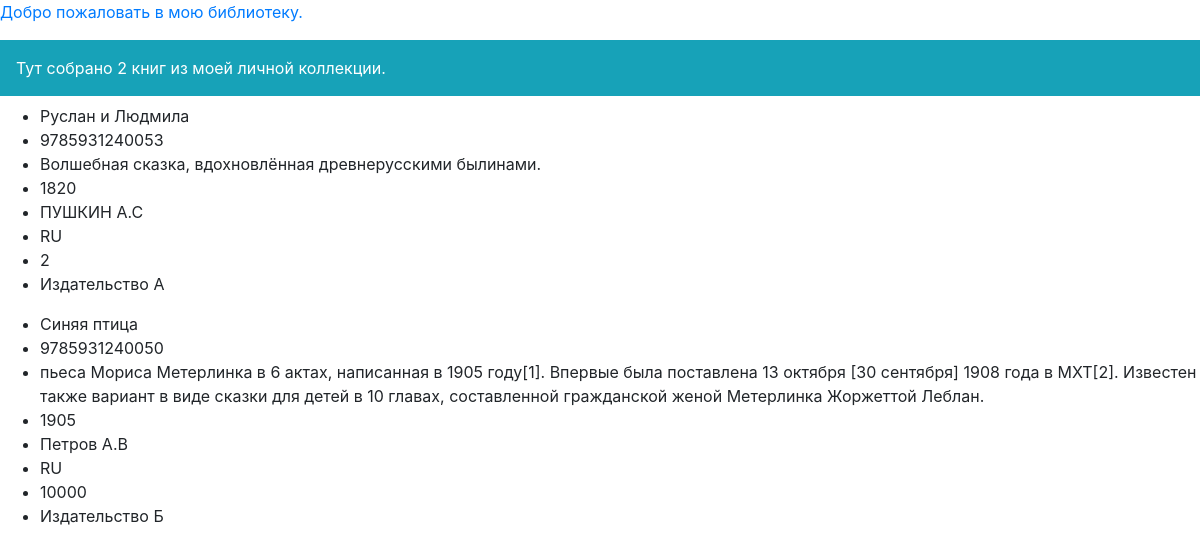
The app's page /index/ with its own data.
### p_library/models.py (models this page shows, shortened)
class Book(models.Model):
    ISBN = models.CharField(max_length=13)
    title = models.TextField()
    description = models.TextField()
    year_release = models.SmallIntegerField()
    author = models.ForeignKey(Author, on_delete=models.CASCADE)
    copy_count = models.SmallIntegerField()
    Publisher_id = models.ForeignKey(Publisher, on_delete=models.CASCADE)
    price = models.FloatField()

class Author(models.Model):
    full_name = models.TextField()
    birth_year = models.SmallIntegerField()
    country = models.CharField(max_length=2)

class Publisher(models.Model):
    name = models.TextField(blank=True, null=True)
    def __str__(self):   # Для того чтобы в ./admin отоборажалоось
        return self.name

### p_library/views.py (the view)
# urls.py: path('index/', views.index),
def index(request):
    template = loader.get_template('index.html')
    books = Book.objects.all()
    biblio_data = {
        "title": "мою библиотеку",
        "books": books,
     }
    return HttpResponse(template.render(biblio_data, request))

### templates/index.html (shortened to what this page needs)
<!DOCTYPE html>
<html lang="ru">
<head>
</head>
<body>
<link rel="stylesheet" href="https://stackpath.bootstrapcdn.com/bootstrap/4.4.1/css/bootstrap.min.css"
>
<p class="text-primary">Добро пожаловать в {{ title }}.</p>
<div class="p-3 mb-2 bg-info text-white">Тут собрано {{ books|length }} книг из моей личной коллекции.</div>
{% include 'navbar.html' %}
</body>
</html>

### templates/navbar.html (shortened to what this page needs)
<!DOCTYPE html>
<html lang="en">
<head>
</head>
<body>
<nav>
    {% for book in books %}
        <ul>
        <li>{{ book.title }} </li>
        <li>{{ book.ISBN }}</li>
        <li>{{ book.description }}</li>
        <li>{{ book.year_release }}</li>
        <li>{{ book.author.full_name }}</li>
        <li>{{ book.author.country }}</li>
        <li>{{ book.copy_count }}</li>
        <li>{{ book.Publisher_id }} </li>
        </ul>
    {% endfor %}
</nav>
</body>
</html>

### records on screen
Book: title "Руслан и Людмила", ISBN "9785931240053", description "Волшебная сказка, вдохновлённая древнерусскими былинами.", year_release "1820", author.full_name "ПУШКИН А.С", author.country "RU", copy_count "2", Publisher_id "Издательство А"
Book: title "Синяя птица", ISBN "9785931240050", description "пьеса Мориса Метерлинка в 6 актах, написанная в 1905 году[1]. Впервые была поставлена 13 октября [30 сентября] 1908 года в МХТ[2]. Известен также вариант в виде сказки для детей в 10 главах, составленной гражданской женой Метерлинка Жоржеттой Леблан.", year_release "1905", author.full_name "Петров А.В", author.country "RU", copy_count "10000", Publisher_id "Издательство Б"

### other values on screen
{{ title }} "мою библиотеку"
{{ books|length }} "2"
